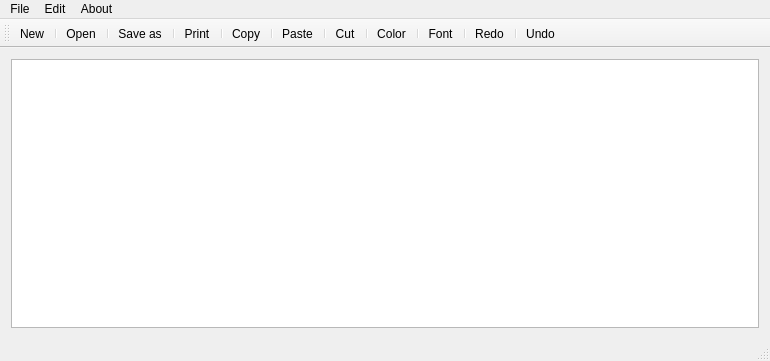
<?xml version="1.0" encoding="UTF-8"?>
<ui version="4.0">
 <class>MainWindow</class>
 <widget class="QMainWindow" name="MainWindow">
  <property name="geometry">
   <rect>
    <x>0</x>
    <y>0</y>
    <width>770</width>
    <height>361</height>
   </rect>
  </property>
  <property name="windowTitle">
   <string>MainWindow</string>
  </property>
  <widget class="QWidget" name="centralWidget">
   <layout class="QVBoxLayout" name="verticalLayout">
    <item>
     <widget class="QTextEdit" name="textEdit"/>
    </item>
   </layout>
  </widget>
  <widget class="QMenuBar" name="menuBar">
   <property name="geometry">
    <rect>
     <x>0</x>
     <y>0</y>
     <width>770</width>
     <height>20</height>
    </rect>
   </property>
   <widget class="QMenu" name="menuFile">
    <property name="title">
     <string>File</string>
    </property>
    <addaction name="actionNew"/>
    <addaction name="actionOpen"/>
    <addaction name="actionSave"/>
    <addaction name="actionSave_as"/>
    <addaction name="separator"/>
    <addaction name="actionPrint"/>
    <addaction name="actionCut"/>
   </widget>
   <widget class="QMenu" name="menuEdit">
    <property name="title">
     <string>Edit</string>
    </property>
    <addaction name="actionCopy"/>
    <addaction name="actionPaste"/>
    <addaction name="actionUndo"/>
    <addaction name="actionRedo"/>
    <addaction name="separator"/>
    <addaction name="actionFont"/>
    <addaction name="actionColor"/>
   </widget>
   <widget class="QMenu" name="menuABout">
    <property name="title">
     <string>About</string>
    </property>
    <addaction name="actionInfo"/>
   </widget>
   <addaction name="menuFile"/>
   <addaction name="menuEdit"/>
   <addaction name="menuABout"/>
  </widget>
  <widget class="QStatusBar" name="statusBar"/>
  <widget class="QToolBar" name="mainToolBar">
   <attribute name="toolBarArea">
    <enum>TopToolBarArea</enum>
   </attribute>
   <attribute name="toolBarBreak">
    <bool>false</bool>
   </attribute>
   <addaction name="actionNew"/>
   <addaction name="separator"/>
   <addaction name="actionOpen"/>
   <addaction name="separator"/>
   <addaction name="actionSave_as"/>
   <addaction name="separator"/>
   <addaction name="actionPrint"/>
   <addaction name="separator"/>
   <addaction name="actionCopy"/>
   <addaction name="separator"/>
   <addaction name="actionPaste"/>
   <addaction name="separator"/>
   <addaction name="actionCut"/>
   <addaction name="separator"/>
   <addaction name="actionColor"/>
   <addaction name="separator"/>
   <addaction name="actionFont"/>
   <addaction name="separator"/>
   <addaction name="actionRedo"/>
   <addaction name="separator"/>
   <addaction name="actionUndo"/>
  </widget>
  <action name="actionNew">
   <property name="icon">
    <iconset resource="resources.qrc">
     <normaloff>:/img/images/icons8-file-50.png</normaloff>:/img/images/icons8-file-50.png</iconset>
   </property>
   <property name="text">
    <string>New</string>
   </property>
  </action>
  <action name="actionOpen">
   <property name="icon">
    <iconset resource="resources.qrc">
     <normaloff>:/img/images/icons8-open-16.png</normaloff>:/img/images/icons8-open-16.png</iconset>
   </property>
   <property name="text">
    <string>Open</string>
   </property>
  </action>
  <action name="actionSave">
   <property name="icon">
    <iconset resource="resources.qrc">
     <normaloff>:/img/images/icons8-save-48.png</normaloff>:/img/images/icons8-save-48.png</iconset>
   </property>
   <property name="text">
    <string>Save</string>
   </property>
  </action>
  <action name="actionSave_as">
   <property name="icon">
    <iconset resource="resources.qrc">
     <normaloff>:/img/images/icons8-save-as-48.png</normaloff>:/img/images/icons8-save-as-48.png</iconset>
   </property>
   <property name="text">
    <string>Save as</string>
   </property>
  </action>
  <action name="actionPrint">
   <property name="icon">
    <iconset resource="resources.qrc">
     <normaloff>:/img/images/printer.png</normaloff>:/img/images/printer.png</iconset>
   </property>
   <property name="text">
    <string>Print</string>
   </property>
  </action>
  <action name="actionCopy">
   <property name="icon">
    <iconset resource="resources.qrc">
     <normaloff>:/img/images/icons8-copy-64.png</normaloff>:/img/images/icons8-copy-64.png</iconset>
   </property>
   <property name="text">
    <string>Copy</string>
   </property>
  </action>
  <action name="actionPaste">
   <property name="icon">
    <iconset resource="resources.qrc">
     <normaloff>:/img/images/icons8-paste-16.png</normaloff>:/img/images/icons8-paste-16.png</iconset>
   </property>
   <property name="text">
    <string>Paste</string>
   </property>
  </action>
  <action name="actionUndo">
   <property name="icon">
    <iconset resource="resources.qrc">
     <normaloff>:/img/images/icons8-undo-16.png</normaloff>:/img/images/icons8-undo-16.png</iconset>
   </property>
   <property name="text">
    <string>Undo</string>
   </property>
  </action>
  <action name="actionRedo">
   <property name="icon">
    <iconset resource="resources.qrc">
     <normaloff>:/img/images/icons8-right-2-16.png</normaloff>:/img/images/icons8-right-2-16.png</iconset>
   </property>
   <property name="text">
    <string>Redo</string>
   </property>
  </action>
  <action name="actionInfo">
   <property name="icon">
    <iconset resource="resources.qrc">
     <normaloff>:/img/images/icons8-about-64.png</normaloff>:/img/images/icons8-about-64.png</iconset>
   </property>
   <property name="text">
    <string>Info</string>
   </property>
  </action>
  <action name="actionFont">
   <property name="icon">
    <iconset resource="resources.qrc">
     <normaloff>:/img/images/icons8-choose-font-30.png</normaloff>:/img/images/icons8-choose-font-30.png</iconset>
   </property>
   <property name="text">
    <string>Font</string>
   </property>
  </action>
  <action name="actionColor">
   <property name="icon">
    <iconset resource="resources.qrc">
     <normaloff>:/img/images/icons8-paint-palette-16.png</normaloff>:/img/images/icons8-paint-palette-16.png</iconset>
   </property>
   <property name="text">
    <string>Color</string>
   </property>
  </action>
  <action name="actionCut">
   <property name="icon">
    <iconset resource="resources.qrc">
     <normaloff>:/img/images/icons8-cut-16.png</normaloff>:/img/images/icons8-cut-16.png</iconset>
   </property>
   <property name="text">
    <string>Cut</string>
   </property>
  </action>
 </widget>
 <layoutdefault spacing="6" margin="11"/>
 <resources>
  <include location="resources.qrc"/>
 </resources>
 <connections/>
</ui>
